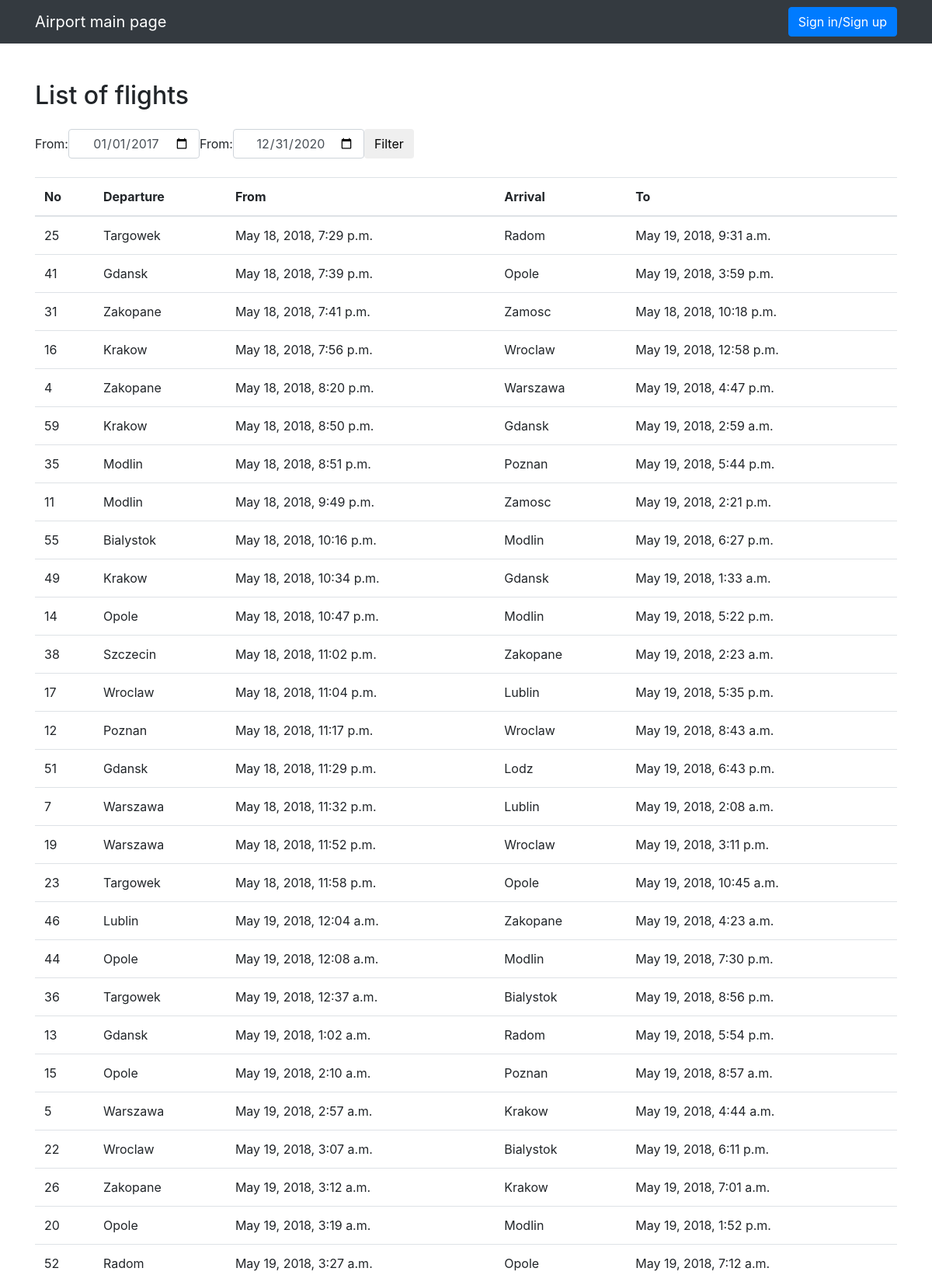
Page /airport/ (upper part) on the committed database.
### airport/models.py (models this page shows, shortened)
class Flight(models.Model):
    airplane = models.ForeignKey(Airplane, on_delete=models.CASCADE)
    source = models.CharField(max_length=20)
    destination = models.CharField(max_length=20)
    departure_time = models.DateTimeField()
    arrival_time = models.DateTimeField()

### airport/views.py (the view, shortened to what this page needs)
# urls.py: path('', views.mainpage, name='mainpage'),
def mainpage(request):
    if 'searchfrom' not in request.GET:
        flights = Flight.objects.all()
        context = {'flights_list': flights.order_by('departure_time')}
    return render(request, 'airport/mainpage.html', context)

### airport/templates/airport/mainpage.html (shortened to what this page needs)
{% extends 'airport/base.html' %}
{% block content %}
    <h2 class="mt-5">List of flights</h2>
    <form class="form-inline mt-4 my-4" method="GET" action="{% url 'airport:mainpage' %}">
        <div class="form-group">
            <label for="searchfrom">From:</label>
            <input type="date" id="searchfrom" name="searchfrom" class="form-control text-center"
                   value={% if 'searchfrom' in request.build_absolute_uri %}"{{ searchfrom }}"/>{% else %}
                       "2017-01-01"/>{% endif %}
        </div>
        <div class="form-group">
            <label for="searchto">From:</label>
            <input type="date" id="searchto" name="searchto" class="form-control text-center"
                   value={% if 'searchto' in request.build_absolute_uri %}"{{ searchto }}"{% else %}
                       "2020-12-31"{% endif %}/>
        </div>
        <button type="submit" class="btn btn-default">Filter</button>
    </form>
    {% if flights_list %}
        <table class="table table-hover">
            <thead>
            <tr>
                <th scope="col">No</th>
                <th scope="col">Departure</th>
                <th scope="col">From</th>
                <th scope="col">Arrival</th>
                <th scope="col">To</th>
            </tr>
            </thead>
            <tbody>
            {% for flight in flights_list %}
                <tr class='clickable-row' data-href="{% url 'airport:flight_details' flight.pk %}">
                    <td>{{ flight.pk }}</td>
                    <td>{{ flight.source }}</td>
                    <td>{{ flight.departure_time }}</td>
                    <td>{{ flight.destination }}</td>
                    <td>{{ flight.arrival_time }}</td>
                </tr>
            {% endfor %}
            </tbody>
        </table>
    {% else %}
        <p>No flights are available.</p>
    {% endif %}
{% endblock %}

### airport/static/airport/style.css (style rules this page uses)
body { padding-top: 54px; }
@media (min-width: 992px) { body { padding-top: 56px; } }
html { position: relative; min-height: 100%; }
body { margin-bottom: 60px; }

### rows in the picture
Flight: pk "25", source "Targowek", departure_time "May 18, 2018, 7:29 p.m.", destination "Radom", arrival_time "May 19, 2018, 9:31 a.m."
Flight: pk "41", source "Gdansk", departure_time "May 18, 2018, 7:39 p.m.", destination "Opole", arrival_time "May 19, 2018, 3:59 p.m."
Flight: pk "31", source "Zakopane", departure_time "May 18, 2018, 7:41 p.m.", destination "Zamosc", arrival_time "May 18, 2018, 10:18 p.m."
Flight: pk "16", source "Krakow", departure_time "May 18, 2018, 7:56 p.m.", destination "Wroclaw", arrival_time "May 19, 2018, 12:58 p.m."
Flight: pk "4", source "Zakopane", departure_time "May 18, 2018, 8:20 p.m.", destination "Warszawa", arrival_time "May 19, 2018, 4:47 p.m."
Flight: pk "59", source "Krakow", departure_time "May 18, 2018, 8:50 p.m.", destination "Gdansk", arrival_time "May 19, 2018, 2:59 a.m."
Flight: pk "35", source "Modlin", departure_time "May 18, 2018, 8:51 p.m.", destination "Poznan", arrival_time "May 19, 2018, 5:44 p.m."
Flight: pk "11", source "Modlin", departure_time "May 18, 2018, 9:49 p.m.", destination "Zamosc", arrival_time "May 19, 2018, 2:21 p.m."
Flight: pk "55", source "Bialystok", departure_time "May 18, 2018, 10:16 p.m.", destination "Modlin", arrival_time "May 19, 2018, 6:27 p.m."
Flight: pk "49", source "Krakow", departure_time "May 18, 2018, 10:34 p.m.", destination "Gdansk", arrival_time "May 19, 2018, 1:33 a.m."
Flight: pk "14", source "Opole", departure_time "May 18, 2018, 10:47 p.m.", destination "Modlin", arrival_time "May 19, 2018, 5:22 p.m."
Flight: pk "38", source "Szczecin", departure_time "May 18, 2018, 11:02 p.m.", destination "Zakopane", arrival_time "May 19, 2018, 2:23 a.m."
Flight: pk "17", source "Wroclaw", departure_time "May 18, 2018, 11:04 p.m.", destination "Lublin", arrival_time "May 19, 2018, 5:35 p.m."
Flight: pk "12", source "Poznan", departure_time "May 18, 2018, 11:17 p.m.", destination "Wroclaw", arrival_time "May 19, 2018, 8:43 a.m."
Flight: pk "51", source "Gdansk", departure_time "May 18, 2018, 11:29 p.m.", destination "Lodz", arrival_time "May 19, 2018, 6:43 p.m."
Flight: pk "7", source "Warszawa", departure_time "May 18, 2018, 11:32 p.m.", destination "Lublin", arrival_time "May 19, 2018, 2:08 a.m."
Flight: pk "19", source "Warszawa", departure_time "May 18, 2018, 11:52 p.m.", destination "Wroclaw", arrival_time "May 19, 2018, 3:11 p.m."
Flight: pk "23", source "Targowek", departure_time "May 18, 2018, 11:58 p.m.", destination "Opole", arrival_time "May 19, 2018, 10:45 a.m."
Flight: pk "46", source "Lublin", departure_time "May 19, 2018, 12:04 a.m.", destination "Zakopane", arrival_time "May 19, 2018, 4:23 a.m."
Flight: pk "44", source "Opole", departure_time "May 19, 2018, 12:08 a.m.", destination "Modlin", arrival_time "May 19, 2018, 7:30 p.m."
Flight: pk "36", source "Targowek", departure_time "May 19, 2018, 12:37 a.m.", destination "Bialystok", arrival_time "May 19, 2018, 8:56 p.m."
Flight: pk "13", source "Gdansk", departure_time "May 19, 2018, 1:02 a.m.", destination "Radom", arrival_time "May 19, 2018, 5:54 p.m."
Flight: pk "15", source "Opole", departure_time "May 19, 2018, 2:10 a.m.", destination "Poznan", arrival_time "May 19, 2018, 8:57 a.m."
Flight: pk "5", source "Warszawa", departure_time "May 19, 2018, 2:57 a.m.", destination "Krakow", arrival_time "May 19, 2018, 4:44 a.m."
Flight: pk "22", source "Wroclaw", departure_time "May 19, 2018, 3:07 a.m.", destination "Bialystok", arrival_time "May 19, 2018, 6:11 p.m."
Flight: pk "26", source "Zakopane", departure_time "May 19, 2018, 3:12 a.m.", destination "Krakow", arrival_time "May 19, 2018, 7:01 a.m."
Flight: pk "20", source "Opole", departure_time "May 19, 2018, 3:19 a.m.", destination "Modlin", arrival_time "May 19, 2018, 1:52 p.m."
Flight: pk "52", source "Radom", departure_time "May 19, 2018, 3:27 a.m.", destination "Opole", arrival_time "May 19, 2018, 7:12 a.m."
